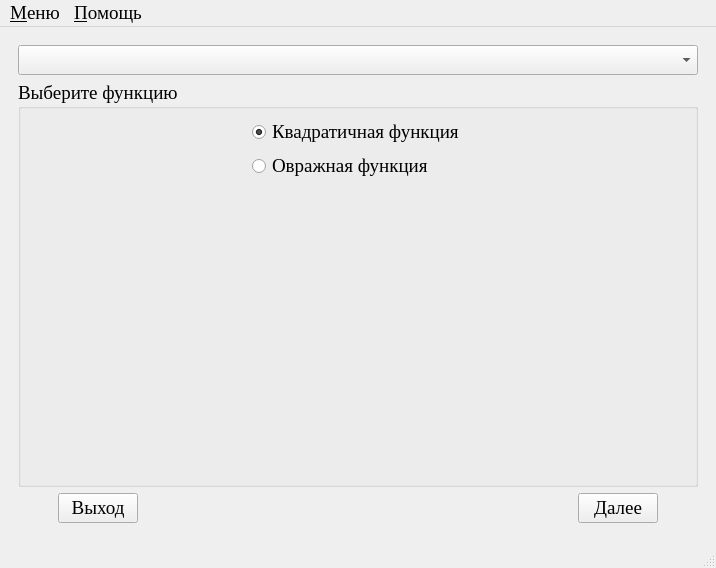
<?xml version="1.0" encoding="UTF-8"?>
<ui version="4.0">
 <class>MainWindow</class>
 <widget class="QMainWindow" name="MainWindow">
  <property name="geometry">
   <rect>
    <x>0</x>
    <y>0</y>
    <width>716</width>
    <height>549</height>
   </rect>
  </property>
  <property name="font">
   <font>
    <family>Times New Roman</family>
    <pointsize>14</pointsize>
   </font>
  </property>
  <property name="windowTitle">
   <string>МОСТ</string>
  </property>
  <property name="windowIcon">
   <iconset resource="data.qrc">
    <normaloff>:/icon/icon.bmp</normaloff>:/icon/icon.bmp</iconset>
  </property>
  <widget class="QWidget" name="centralwidget">
   <layout class="QGridLayout" name="gridLayout_5">
    <item row="0" column="0">
     <widget class="QStackedWidget" name="stackedWidget">
      <property name="currentIndex">
       <number>0</number>
      </property>
      <widget class="QWidget" name="page_3">
       <layout class="QGridLayout" name="gridLayout_4">
        <item row="0" column="0">
         <widget class="QComboBox" name="choiceMethods"/>
        </item>
        <item row="1" column="0">
         <widget class="QGroupBox" name="functions">
          <property name="title">
           <string>Выберите функцию</string>
          </property>
          <layout class="QVBoxLayout" name="verticalLayout_2">
           <item>
            <layout class="QHBoxLayout" name="horizontalLayout_2">
             <item>
              <spacer name="horizontalSpacer_4">
               <property name="orientation">
                <enum>Qt::Horizontal</enum>
               </property>
               <property name="sizeHint" stdset="0">
                <size>
                 <width>40</width>
                 <height>20</height>
                </size>
               </property>
              </spacer>
             </item>
             <item>
              <layout class="QVBoxLayout" name="verticalLayout">
               <item>
                <widget class="QRadioButton" name="quadFunction">
                 <property name="text">
                  <string>Квадратичная функция</string>
                 </property>
                 <property name="checked">
                  <bool>true</bool>
                 </property>
                </widget>
               </item>
               <item>
                <widget class="QRadioButton" name="ravinFunction">
                 <property name="text">
                  <string>Овражная функция</string>
                 </property>
                 <property name="checkable">
                  <bool>false</bool>
                 </property>
                </widget>
               </item>
              </layout>
             </item>
             <item>
              <spacer name="horizontalSpacer_5">
               <property name="orientation">
                <enum>Qt::Horizontal</enum>
               </property>
               <property name="sizeHint" stdset="0">
                <size>
                 <width>40</width>
                 <height>20</height>
                </size>
               </property>
              </spacer>
             </item>
            </layout>
           </item>
           <item>
            <spacer name="verticalSpacer">
             <property name="orientation">
              <enum>Qt::Vertical</enum>
             </property>
             <property name="sizeHint" stdset="0">
              <size>
               <width>20</width>
               <height>202</height>
              </size>
             </property>
            </spacer>
           </item>
          </layout>
         </widget>
        </item>
        <item row="2" column="0">
         <layout class="QHBoxLayout" name="horizontalLayout" stretch="0,0,1,0,0">
          <item>
           <spacer name="horizontalSpacer">
            <property name="orientation">
             <enum>Qt::Horizontal</enum>
            </property>
            <property name="sizeHint" stdset="0">
             <size>
              <width>40</width>
              <height>20</height>
             </size>
            </property>
           </spacer>
          </item>
          <item>
           <widget class="QPushButton" name="exit_button">
            <property name="text">
             <string>Выход</string>
            </property>
           </widget>
          </item>
          <item>
           <spacer name="horizontalSpacer_2">
            <property name="orientation">
             <enum>Qt::Horizontal</enum>
            </property>
            <property name="sizeHint" stdset="0">
             <size>
              <width>40</width>
              <height>20</height>
             </size>
            </property>
           </spacer>
          </item>
          <item>
           <widget class="QPushButton" name="next_button">
            <property name="text">
             <string>Далее</string>
            </property>
           </widget>
          </item>
          <item>
           <spacer name="horizontalSpacer_3">
            <property name="orientation">
             <enum>Qt::Horizontal</enum>
            </property>
            <property name="sizeHint" stdset="0">
             <size>
              <width>40</width>
              <height>20</height>
             </size>
            </property>
           </spacer>
          </item>
         </layout>
        </item>
       </layout>
      </widget>
      <widget class="QWidget" name="page_4">
       <property name="palette">
        <palette>
         <active>
          <colorrole role="WindowText">
           <brush brushstyle="SolidPattern">
            <color alpha="255">
             <red>20</red>
             <green>19</green>
             <blue>18</blue>
            </color>
           </brush>
          </colorrole>
          <colorrole role="Text">
           <brush brushstyle="SolidPattern">
            <color alpha="255">
             <red>20</red>
             <green>19</green>
             <blue>18</blue>
            </color>
           </brush>
          </colorrole>
          <colorrole role="ButtonText">
           <brush brushstyle="SolidPattern">
            <color alpha="255">
             <red>20</red>
             <green>19</green>
             <blue>18</blue>
            </color>
           </brush>
          </colorrole>
         </active>
         <inactive>
          <colorrole role="WindowText">
           <brush brushstyle="SolidPattern">
            <color alpha="255">
             <red>20</red>
             <green>19</green>
             <blue>18</blue>
            </color>
           </brush>
          </colorrole>
          <colorrole role="Text">
           <brush brushstyle="SolidPattern">
            <color alpha="255">
             <red>20</red>
             <green>19</green>
             <blue>18</blue>
            </color>
           </brush>
          </colorrole>
          <colorrole role="ButtonText">
           <brush brushstyle="SolidPattern">
            <color alpha="255">
             <red>20</red>
             <green>19</green>
             <blue>18</blue>
            </color>
           </brush>
          </colorrole>
         </inactive>
         <disabled>
          <colorrole role="WindowText">
           <brush brushstyle="SolidPattern">
            <color alpha="255">
             <red>0</red>
             <green>0</green>
             <blue>0</blue>
            </color>
           </brush>
          </colorrole>
          <colorrole role="Text">
           <brush brushstyle="SolidPattern">
            <color alpha="255">
             <red>0</red>
             <green>0</green>
             <blue>0</blue>
            </color>
           </brush>
          </colorrole>
          <colorrole role="ButtonText">
           <brush brushstyle="SolidPattern">
            <color alpha="255">
             <red>0</red>
             <green>0</green>
             <blue>0</blue>
            </color>
           </brush>
          </colorrole>
         </disabled>
        </palette>
       </property>
       <layout class="QGridLayout" name="gridLayout_6">
        <item row="0" column="0" colspan="2">
         <widget class="QLabel" name="func">
          <property name="alignment">
           <set>Qt::AlignCenter</set>
          </property>
         </widget>
        </item>
        <item row="1" column="0" colspan="2">
         <widget class="QGroupBox" name="groupBox">
          <property name="title">
           <string>Установка значений</string>
          </property>
          <layout class="QGridLayout" name="gridLayout_2">
           <item row="0" column="0">
            <layout class="QHBoxLayout" name="horizontalLayout_5">
             <item>
              <widget class="QRadioButton" name="choiceVar">
               <property name="text">
                <string>Выбор варианта</string>
               </property>
               <property name="checked">
                <bool>true</bool>
               </property>
              </widget>
             </item>
             <item>
              <spacer name="horizontalSpacer_9">
               <property name="orientation">
                <enum>Qt::Horizontal</enum>
               </property>
               <property name="sizeHint" stdset="0">
                <size>
                 <width>40</width>
                 <height>20</height>
                </size>
               </property>
              </spacer>
             </item>
             <item>
              <widget class="QRadioButton" name="inArm">
               <property name="text">
                <string>Ввод вручную</string>
               </property>
              </widget>
             </item>
            </layout>
           </item>
          </layout>
         </widget>
        </item>
        <item row="2" column="0" colspan="2">
         <layout class="QHBoxLayout" name="horizontalLayout_4" stretch="0,0">
          <item>
           <widget class="QLabel" name="label">
            <property name="text">
             <string>Выберите вариант:</string>
            </property>
           </widget>
          </item>
          <item>
           <widget class="QComboBox" name="comboBox"/>
          </item>
         </layout>
        </item>
        <item row="3" column="0">
         <widget class="QGroupBox" name="quadKoef">
          <property name="enabled">
           <bool>false</bool>
          </property>
          <property name="title">
           <string>Коэффициенты</string>
          </property>
          <layout class="QVBoxLayout" name="verticalLayout_3">
           <item>
            <layout class="QGridLayout" name="gridLayout_3" columnstretch="1,6">
             <item row="0" column="0">
              <widget class="QLabel" name="label_2">
               <property name="text">
                <string>A -</string>
               </property>
              </widget>
             </item>
             <item row="0" column="1">
              <widget class="QLineEdit" name="a">
               <property name="text">
                <string/>
               </property>
              </widget>
             </item>
             <item row="1" column="0">
              <widget class="QLabel" name="label_3">
               <property name="text">
                <string>B -</string>
               </property>
              </widget>
             </item>
             <item row="1" column="1">
              <widget class="QLineEdit" name="b">
               <property name="text">
                <string/>
               </property>
              </widget>
             </item>
             <item row="2" column="0">
              <widget class="QLabel" name="label_4">
               <property name="text">
                <string>C -</string>
               </property>
              </widget>
             </item>
             <item row="2" column="1">
              <widget class="QLineEdit" name="c">
               <property name="text">
                <string/>
               </property>
              </widget>
             </item>
             <item row="3" column="0">
              <widget class="QLabel" name="label_5">
               <property name="text">
                <string>D -</string>
               </property>
              </widget>
             </item>
             <item row="3" column="1">
              <widget class="QLineEdit" name="d">
               <property name="text">
                <string/>
               </property>
              </widget>
             </item>
             <item row="4" column="0">
              <widget class="QLabel" name="label_6">
               <property name="text">
                <string>E -</string>
               </property>
              </widget>
             </item>
             <item row="4" column="1">
              <widget class="QLineEdit" name="e">
               <property name="text">
                <string/>
               </property>
              </widget>
             </item>
             <item row="5" column="0">
              <widget class="QLabel" name="label_7">
               <property name="text">
                <string>F -</string>
               </property>
              </widget>
             </item>
             <item row="5" column="1">
              <widget class="QLineEdit" name="f">
               <property name="text">
                <string/>
               </property>
              </widget>
             </item>
             <item row="6" column="0">
              <widget class="QLabel" name="label_8">
               <property name="text">
                <string>G -</string>
               </property>
              </widget>
             </item>
             <item row="6" column="1">
              <widget class="QLineEdit" name="g">
               <property name="text">
                <string/>
               </property>
              </widget>
             </item>
            </layout>
           </item>
           <item>
            <spacer name="verticalSpacer_2">
             <property name="orientation">
              <enum>Qt::Vertical</enum>
             </property>
             <property name="sizeHint" stdset="0">
              <size>
               <width>20</width>
               <height>40</height>
              </size>
             </property>
            </spacer>
           </item>
          </layout>
         </widget>
        </item>
        <item row="3" column="1">
         <widget class="QGroupBox" name="quadSimpleCon">
          <property name="enabled">
           <bool>false</bool>
          </property>
          <property name="title">
           <string>Начальные условия</string>
          </property>
          <layout class="QVBoxLayout" name="verticalLayout_4">
           <item>
            <layout class="QGridLayout" name="gridLayout" columnstretch="1,5">
             <item row="0" column="0">
              <widget class="QLabel" name="label_9">
               <property name="text">
                <string>точность -</string>
               </property>
              </widget>
             </item>
             <item row="0" column="1">
              <widget class="QLineEdit" name="accuracy">
               <property name="text">
                <string/>
               </property>
              </widget>
             </item>
             <item row="1" column="0">
              <widget class="QLabel" name="label_10">
               <property name="text">
                <string>шаг по х1 -</string>
               </property>
              </widget>
             </item>
             <item row="1" column="1">
              <widget class="QLineEdit" name="stepx1">
               <property name="text">
                <string/>
               </property>
              </widget>
             </item>
             <item row="2" column="0">
              <widget class="QLabel" name="label_11">
               <property name="text">
                <string>шаг по х2 -</string>
               </property>
              </widget>
             </item>
             <item row="2" column="1">
              <widget class="QLineEdit" name="stepx2">
               <property name="text">
                <string/>
               </property>
              </widget>
             </item>
             <item row="3" column="0">
              <widget class="QLabel" name="label_12">
               <property name="text">
                <string>измен. шага -</string>
               </property>
              </widget>
             </item>
             <item row="3" column="1">
              <widget class="QLineEdit" name="stepChange">
               <property name="text">
                <string/>
               </property>
              </widget>
             </item>
             <item row="4" column="0">
              <widget class="QLabel" name="label_13">
               <property name="text">
                <string>х1 -</string>
               </property>
              </widget>
             </item>
             <item row="4" column="1">
              <widget class="QLineEdit" name="x1">
               <property name="text">
                <string/>
               </property>
              </widget>
             </item>
             <item row="5" column="0">
              <widget class="QLabel" name="label_14">
               <property name="text">
                <string>х2 -</string>
               </property>
              </widget>
             </item>
             <item row="5" column="1">
              <widget class="QLineEdit" name="x2">
               <property name="text">
                <string/>
               </property>
              </widget>
             </item>
            </layout>
           </item>
           <item>
            <spacer name="verticalSpacer_3">
             <property name="orientation">
              <enum>Qt::Vertical</enum>
             </property>
             <property name="sizeHint" stdset="0">
              <size>
               <width>20</width>
               <height>60</height>
              </size>
             </property>
            </spacer>
           </item>
          </layout>
         </widget>
        </item>
        <item row="4" column="0" colspan="2">
         <layout class="QHBoxLayout" name="horizontalLayout_3" stretch="0,0,1,0,0">
          <item>
           <spacer name="horizontalSpacer_6">
            <property name="orientation">
             <enum>Qt::Horizontal</enum>
            </property>
            <property name="sizeHint" stdset="0">
             <size>
              <width>40</width>
              <height>20</height>
             </size>
            </property>
           </spacer>
          </item>
          <item>
           <widget class="QPushButton" name="back_button">
            <property name="text">
             <string>Назад</string>
            </property>
           </widget>
          </item>
          <item>
           <spacer name="horizontalSpacer_7">
            <property name="orientation">
             <enum>Qt::Horizontal</enum>
            </property>
            <property name="sizeHint" stdset="0">
             <size>
              <width>40</width>
              <height>20</height>
             </size>
            </property>
           </spacer>
          </item>
          <item>
           <widget class="QPushButton" name="next_button_2">
            <property name="text">
             <string>Далее</string>
            </property>
           </widget>
          </item>
          <item>
           <spacer name="horizontalSpacer_8">
            <property name="orientation">
             <enum>Qt::Horizontal</enum>
            </property>
            <property name="sizeHint" stdset="0">
             <size>
              <width>40</width>
              <height>20</height>
             </size>
            </property>
           </spacer>
          </item>
         </layout>
        </item>
       </layout>
      </widget>
     </widget>
    </item>
   </layout>
  </widget>
  <widget class="QMenuBar" name="menubar">
   <property name="geometry">
    <rect>
     <x>0</x>
     <y>0</y>
     <width>716</width>
     <height>28</height>
    </rect>
   </property>
   <widget class="QMenu" name="menu">
    <property name="title">
     <string>&amp;Меню</string>
    </property>
    <addaction name="allow"/>
    <addaction name="separator"/>
    <addaction name="exit"/>
   </widget>
   <widget class="QMenu" name="menu_2">
    <property name="title">
     <string>&amp;Помощь</string>
    </property>
    <addaction name="help"/>
    <addaction name="separator"/>
    <addaction name="about"/>
   </widget>
   <addaction name="menu"/>
   <addaction name="menu_2"/>
  </widget>
  <widget class="QStatusBar" name="statusbar"/>
  <action name="help">
   <property name="text">
    <string>&amp;Справка</string>
   </property>
   <property name="shortcut">
    <string>F1</string>
   </property>
  </action>
  <action name="about">
   <property name="text">
    <string>О &amp;программе...</string>
   </property>
  </action>
  <action name="allow">
   <property name="text">
    <string>&amp;Разблокировать овражную функцию</string>
   </property>
   <property name="toolTip">
    <string>Разблокировать овражную функцию</string>
   </property>
  </action>
  <action name="exit">
   <property name="text">
    <string>&amp;Выход</string>
   </property>
  </action>
 </widget>
 <resources>
  <include location="data.qrc"/>
 </resources>
 <connections>
  <connection>
   <sender>exit</sender>
   <signal>activated()</signal>
   <receiver>MainWindow</receiver>
   <slot>close()</slot>
   <hints>
    <hint type="sourcelabel">
     <x>-1</x>
     <y>-1</y>
    </hint>
    <hint type="destinationlabel">
     <x>307</x>
     <y>222</y>
    </hint>
   </hints>
  </connection>
  <connection>
   <sender>exit_button</sender>
   <signal>clicked()</signal>
   <receiver>MainWindow</receiver>
   <slot>close()</slot>
   <hints>
    <hint type="sourcelabel">
     <x>102</x>
     <y>391</y>
    </hint>
    <hint type="destinationlabel">
     <x>307</x>
     <y>222</y>
    </hint>
   </hints>
  </connection>
 </connections>
</ui>
